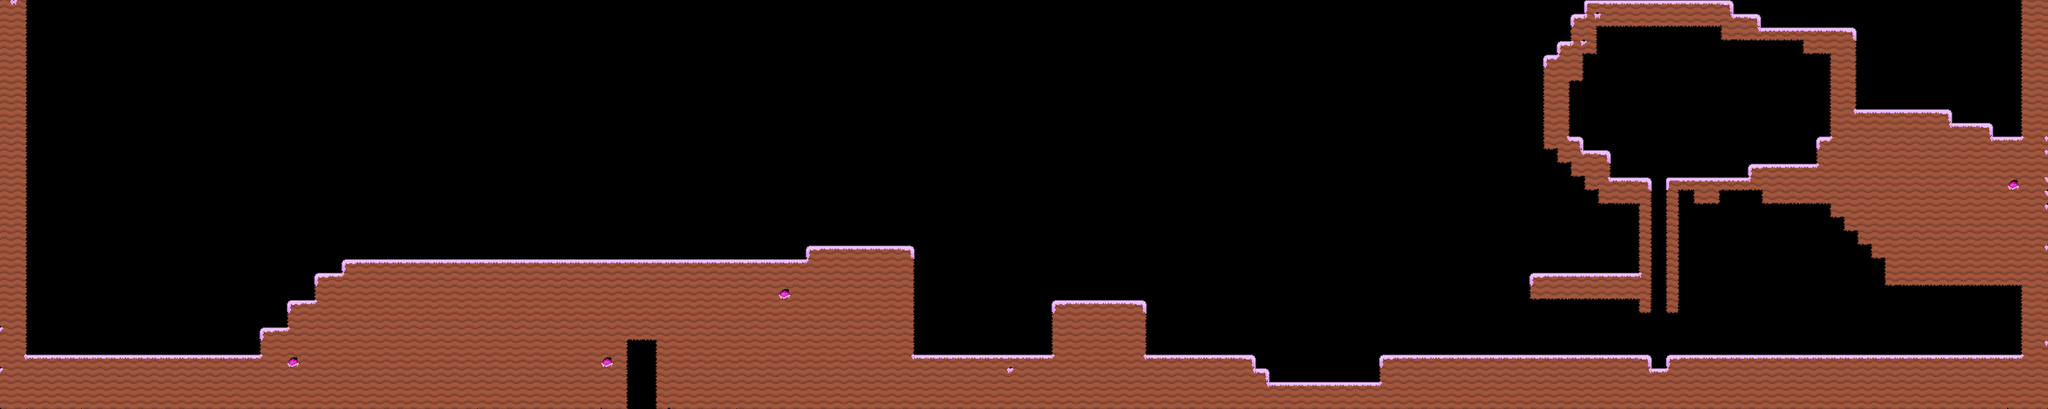

Below is a game level as drawn by its tile map, then a one-line description and the .tmx that defines it (tile-layer data replaced by summaries):
An orthogonal 150x30 tile map with 16x16 px tiles, 1 tile layer (Tile Layer 1).

<map version="1.5" tiledversion="2021.03.23" orientation="orthogonal" renderorder="right-down" width="150" height="30" tilewidth="16" tileheight="16" infinite="0" nextlayerid="2" nextobjectid="1">
 <editorsettings>
  <export target="../../Assets/Tiles/TileMaps/Tutorial.csv" format="csv" />
 </editorsettings>
 <tileset firstgid="1" source="TilemapCandyOutline.tsx" />
 <layer id="1" name="Tile Layer 1" width="150" height="30">
  <data>[4500 cells, 1336 non-empty, 29 distinct tile ids]</data>
 </layer>
</map>